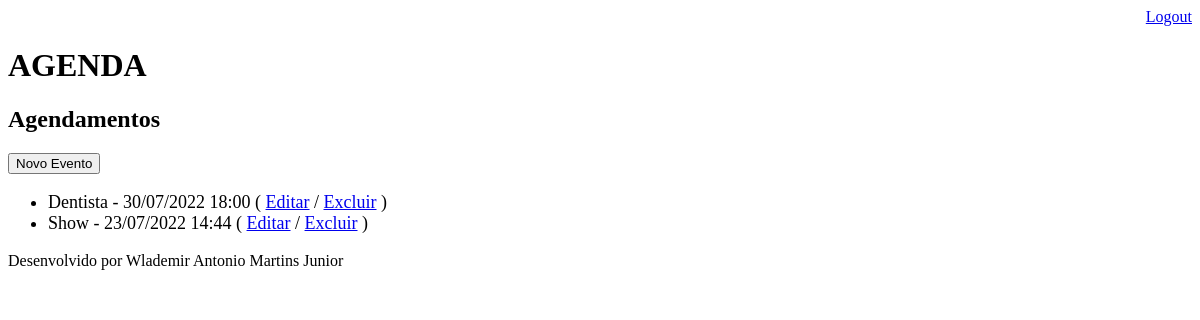
/agenda/ (signed in), run on an earlier commit of the app's database.
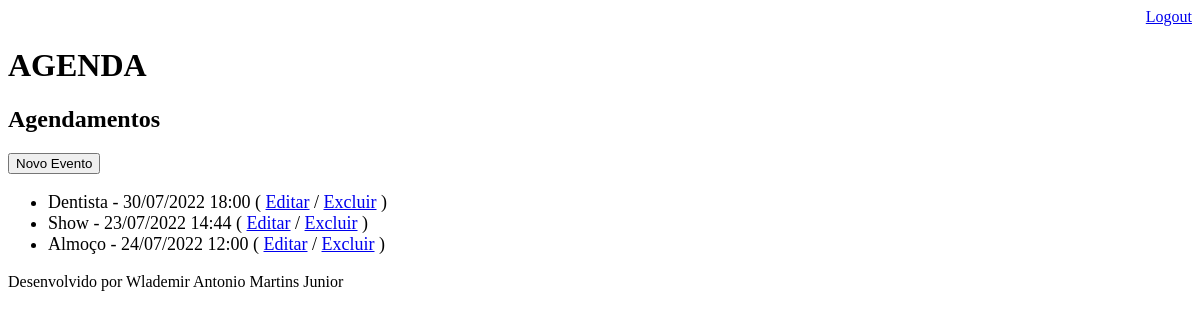
And on a later commit of the database.
### core/models.py (models this page shows, shortened)
class Evento(models.Model):
    titulo = models.CharField(max_length=100)
    descricao = models.TextField(blank=True, null=True)
    local = models.TextField(blank=True, null=True)
    data_evento = models.DateTimeField()
    data_criacao = models.DateTimeField(auto_now=True)
    usuario = models.ForeignKey(User, on_delete=models.CASCADE)
    class Meta:
        db_table = 'evento'
    def get_data_evento(self):
        return self.data_evento.strftime('%d/%m/%Y %H:%M')
    def get_evento_atrasado(self):
        if self.data_evento < datetime.now():
            return True
        else:
            return False

### core/views.py (the view)
# urls.py: path('agenda/', views.lista_eventos),
@login_required(login_url='/login/')
def lista_eventos(request):
    usuario = request.user
    data_atual = datetime.now() - timedelta(hours=1)
    evento = Evento.objects.filter(usuario=usuario,
                                   data_evento__gt=data_atual)
    response = {'eventos': evento}
    return render(request, 'agenda.html', response)

### templates/agenda.html (shortened to what this page needs)
{% extends 'model-page.html' %}
{% block content %}
    <h2>Agendamentos</h2>
    <a href="evento/">
        <button type="button">Novo Evento</button>
    </a>
    <ul style="font-size: 18px;">
    {% for evento in eventos %}
        <li>
            <div style=>
                {{ evento.titulo }} - {{ evento.get_data_evento }}
                ( <a href="evento/?id={{ evento.id }}">Editar</a>
                / <a href="evento/delete/{{ evento.id }}/">Excluir</a> )
            </div>
        </li>
    {% endfor %}
    </ul>
{% endblock %}

### templates/model-page.html
<!DOCTYPE html>
<html lang="en">
<head>
    {% include 'model-header.html' %}
</head>
<body>
    {% block content %} {% endblock %}
    {% include 'model-footer.html' %}
</body>
</html>

### templates/model-header.html (shortened to what this page needs)
    <div align="right">
        <a href="/logout">Logout</a>
    </div>
    <h1>AGENDA</h1>

### templates/model-footer.html
<p>Desenvolvido por Wlademir Antonio Martins Junior</p>

What changed in the data, as far as the page shows it:
added Evento: titulo "Almoço", get_data_evento "24/07/2022 12:00"
